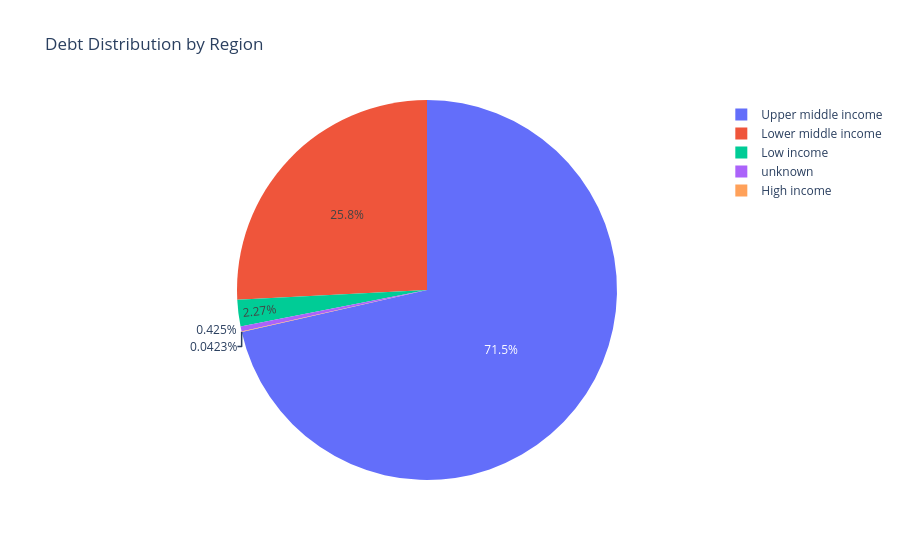

Source (notebook cell):
### Code cell
fig = px.pie(Income_group_debt,values='Total Debt',names='Income Group',
             title='Debt Distribution by Region')

fig.show()

### Figure 1 — Plotly figure (JSON) as saved in the notebook; plotly's stock layout.template omitted (floating-point values rounded to 4 significant figures)
{"data": [{"domain": {"x": [0, 1], "y": [0, 1]}, "hovertemplate": "Income Group=%{label}<br>Total Debt=%{value}<extra></extra>", "labels": ["Upper middle income", "Lower middle income", "Low income", "unknown", "High income"], "legendgroup": "", "name": "", "showlegend": true, "type": "pie", "values": [1673000000000000.0, 604300000000000.0, 53100000000000.0, 9949000000000.0, 989500000000.0]}], "layout": {"legend": {"tracegroupgap": 0}, "title": {"text": "Debt Distribution by Region"}}}
